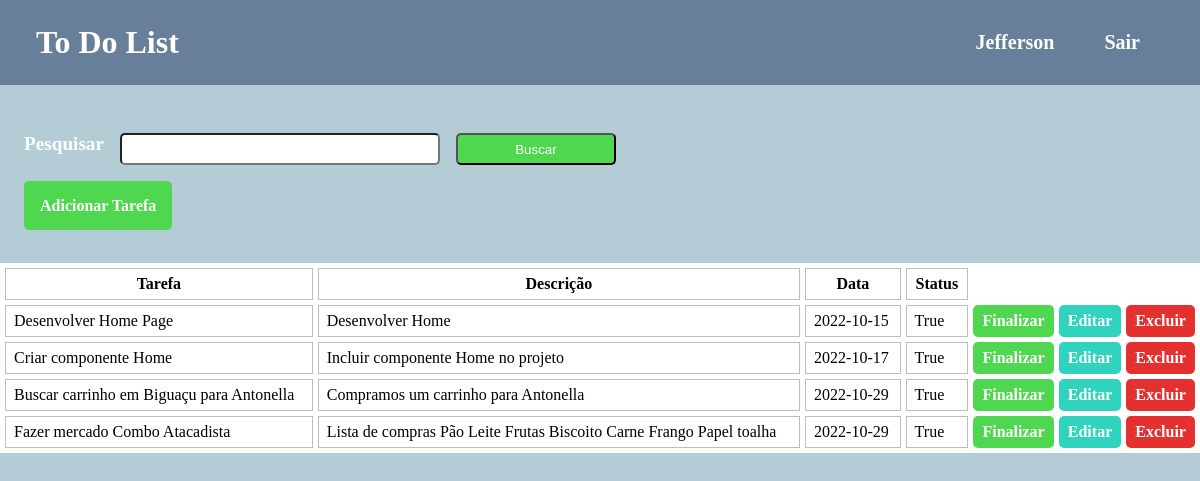
Page / (signed in) on the committed database.
### Home/models.py (models this page shows, shortened)
class Tasks(models.Model):
    usuario = models.ForeignKey(User, on_delete=models.CASCADE)#toda tarefa sera atribuida a um  usuario
    title = models.CharField(max_length=255)
    descriptions = models.TextField()
    date = models.CharField(max_length=10)
    status = models.BooleanField()

### Home/views.py (the view)
# urls.py: path('', views.index, name='Home'),
@login_required(redirect_field_name='logar')
def index(request):
    if request.user.is_superuser:
        tasks = Tasks.objects.all()
        return render(request, 'index.html', {'tasks':tasks})
    else:
        tasks = Tasks.objects.all()
        return render(request, 'index.html', {'tasks': tasks})

### Home/templates/index.html (shortened to what this page needs)
{% load static %}
<!DOCTYPE html>
<html lang="pt-br">
<head>
    <link rel="stylesheet" href="{% static 'style.css' %}">
</head>
<body>
    <div class="container" >
        <div class="header">
            <h1>To Do List</h1>
            <div class="header-content">
                <h2>{{user}}</h2>
                <a href="{% url 'logout'%}">Sair</a>
            </div>
        </div>
        <form method="GET" action="{% url 'buscar'%}">
            <p>Pesquisar</p>
            <input type="text" name="termo">
            <button class="btn-buscar" type="submit">Buscar</button>
        </form>
        <a class="button" href="{%url 'addTask'%}">Adicionar Tarefa</a>
        <div class="form">
            <table>
                <tr>
                  <th>Tarefa</th>
                  <th>Descrição</th>
                  <th>Data</th>
                  <th>Status</th>
                </tr>
                {%for task in tasks%}
                <tr>
                    <td>{{task.title}}</td>
                    <td>{{task.descriptions}}</td>
                    <td>{{task.date}}</td>
                    <td>{{task.status}}</td>
                    <td class="finalizar"><a class="finalizar" href="{% url 'finalizar' task.id%}">Finalizar</a></td>
                    <td class="editar"><a class="editar" href="{% url 'editar' task.id%}">Editar</a></td>
                    <td class="excluir"><a class="excluir" href="{% url 'deletar' task.id%}">Excluir</a></td>
                </tr>
                {%endfor%}
            </table>
        </div>
    </div>
</body>
</html>

### Home/static/style.css (style rules this page uses)
* { margin: 0; padding: 0; list-style: none; text-decoration: none; box-sizing: border-box; }
.container { width: 100%; height: 100vh; background-color: rgb(179, 204, 213); }
.header { width: 100%; display: flex; justify-content: space-between; background-color: rgb(103, 127, 152); margin-bottom: 3rem; }
.header h1 { margin: 2% 3%; color: #fff; }
.header-content { display: flex; gap: 50px; align-items: center; margin: 2% 5%; }
.header-content h2, .header-content a { color: #fff; font-size: 20px; }
.btn-buscar { width: 20rem; }
p { color: #fff; font-size: 1.2rem; font-weight: bold; }
.button { padding: 1rem; background-color: rgb(79, 215, 79); color: #fff; border: none; border-radius: 5px; cursor: pointer; margin: 4% 2%; }
table { width: 100%; background-color: #fff; margin: 3rem 0; border-spacing: 5px; }
th, td { border: 1px solid rgb(191, 188, 188); padding: 0 .5rem; height: 2rem; }
form { display: flex; gap: 1rem; margin: 2rem 1.5rem; }
form input { width: 20rem; height: 2rem; border-radius: 5px; }
.btn-buscar { background-color: rgb(79, 215, 79); border-radius: 5px; color: #fff; width: 10rem; }
a { color: #fff; font-weight: bold; }
.finalizar { border: none; border-radius: 5px; text-align: center; background-color: rgb(79, 215, 79); }
.editar { border: none; border-radius: 5px; text-align: center; background-color: rgb(48, 212, 190); }
.excluir { border: none; border-radius: 5px; text-align: center; background-color: rgb(229, 48, 48); }

### rows in the picture
Tasks: title "Desenvolver Home Page", descriptions "Desenvolver Home", date "2022-10-15", status "True"
Tasks: title "Criar componente Home", descriptions "Incluir componente Home no projeto", date "2022-10-17", status "True"
Tasks: title "Buscar carrinho em Biguaçu para Antonella", descriptions "Compramos um carrinho para Antonella", date "2022-10-29", status "True"
Tasks: title "Fazer mercado Combo Atacadista", descriptions "Lista de compras Pão Leite Frutas Biscoito Carne Frango Papel toalha", date "2022-10-29", status "True"

### other values in the picture
{{ user }} "Jefferson"
